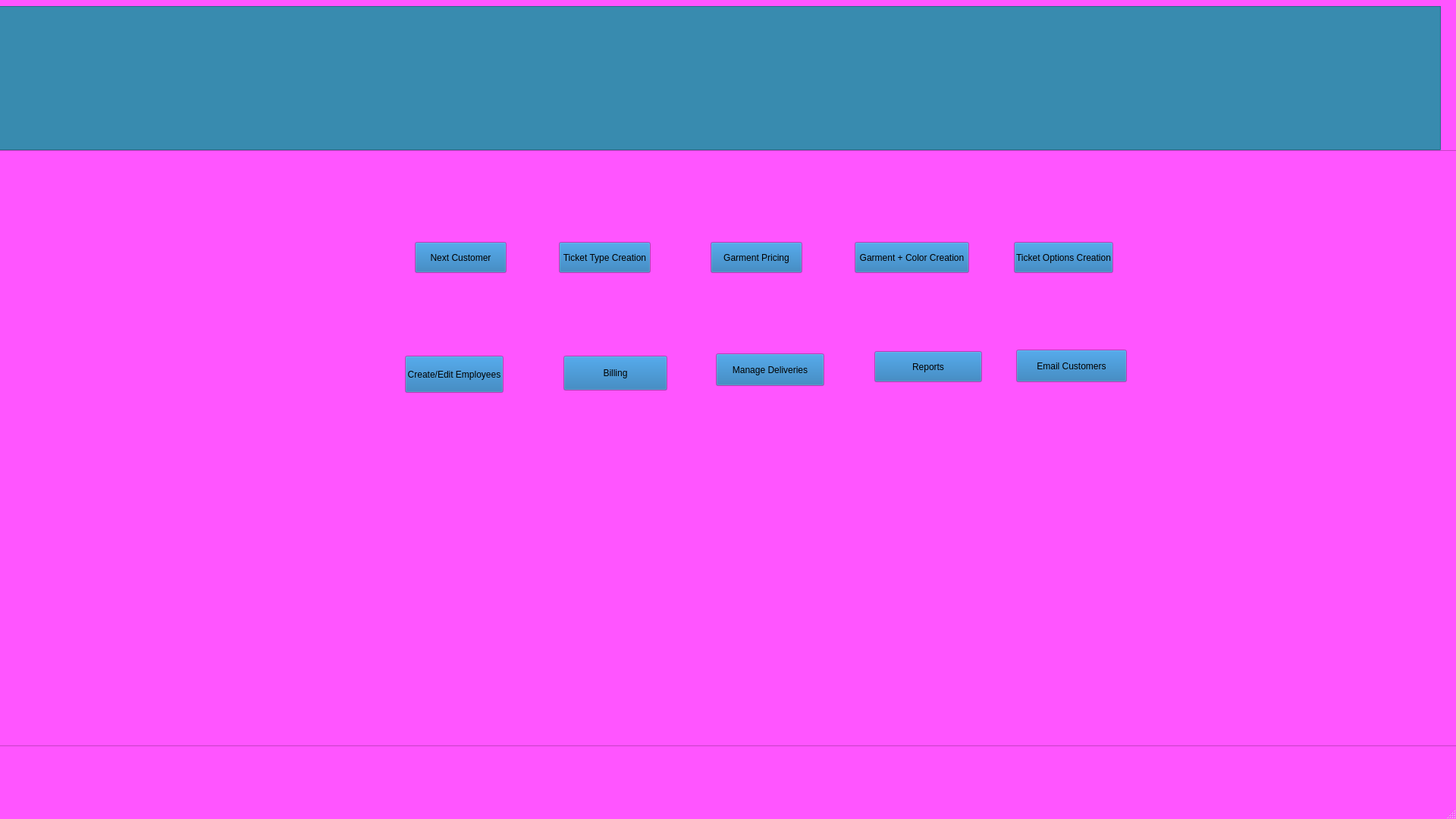
<?xml version="1.0" encoding="UTF-8"?>
<ui version="4.0">
 <class>Main</class>
 <widget class="QMainWindow" name="Main">
  <property name="geometry">
   <rect>
    <x>0</x>
    <y>0</y>
    <width>1920</width>
    <height>1080</height>
   </rect>
  </property>
  <property name="palette">
   <palette>
    <active>
     <colorrole role="WindowText">
      <brush brushstyle="SolidPattern">
       <color alpha="255">
        <red>255</red>
        <green>227</green>
        <blue>203</blue>
       </color>
      </brush>
     </colorrole>
     <colorrole role="Button">
      <brush brushstyle="SolidPattern">
       <color alpha="255">
        <red>26</red>
        <green>110</green>
        <blue>175</blue>
       </color>
      </brush>
     </colorrole>
     <colorrole role="Light">
      <brush brushstyle="SolidPattern">
       <color alpha="255">
        <red>136</red>
        <green>136</green>
        <blue>136</blue>
       </color>
      </brush>
     </colorrole>
     <colorrole role="Text">
      <brush brushstyle="SolidPattern">
       <color alpha="255">
        <red>255</red>
        <green>227</green>
        <blue>203</blue>
       </color>
      </brush>
     </colorrole>
     <colorrole role="ButtonText">
      <brush brushstyle="SolidPattern">
       <color alpha="255">
        <red>255</red>
        <green>227</green>
        <blue>203</blue>
       </color>
      </brush>
     </colorrole>
     <colorrole role="Base">
      <brush brushstyle="SolidPattern">
       <color alpha="255">
        <red>0</red>
        <green>0</green>
        <blue>0</blue>
       </color>
      </brush>
     </colorrole>
     <colorrole role="Window">
      <brush brushstyle="SolidPattern">
       <color alpha="255">
        <red>120</red>
        <green>131</green>
        <blue>170</blue>
       </color>
      </brush>
     </colorrole>
     <colorrole role="Shadow">
      <brush brushstyle="SolidPattern">
       <color alpha="255">
        <red>255</red>
        <green>227</green>
        <blue>203</blue>
       </color>
      </brush>
     </colorrole>
     <colorrole role="HighlightedText">
      <brush brushstyle="SolidPattern">
       <color alpha="255">
        <red>255</red>
        <green>227</green>
        <blue>203</blue>
       </color>
      </brush>
     </colorrole>
     <colorrole role="ToolTipBase">
      <brush brushstyle="SolidPattern">
       <color alpha="255">
        <red>255</red>
        <green>255</green>
        <blue>255</blue>
       </color>
      </brush>
     </colorrole>
     <colorrole role="ToolTipText">
      <brush brushstyle="SolidPattern">
       <color alpha="255">
        <red>255</red>
        <green>255</green>
        <blue>255</blue>
       </color>
      </brush>
     </colorrole>
     <colorrole role="PlaceholderText">
      <brush brushstyle="SolidPattern">
       <color alpha="128">
        <red>85</red>
        <green>0</green>
        <blue>255</blue>
       </color>
      </brush>
     </colorrole>
    </active>
    <inactive>
     <colorrole role="WindowText">
      <brush brushstyle="SolidPattern">
       <color alpha="255">
        <red>255</red>
        <green>227</green>
        <blue>203</blue>
       </color>
      </brush>
     </colorrole>
     <colorrole role="Button">
      <brush brushstyle="SolidPattern">
       <color alpha="255">
        <red>26</red>
        <green>110</green>
        <blue>175</blue>
       </color>
      </brush>
     </colorrole>
     <colorrole role="Window">
      <brush brushstyle="SolidPattern">
       <color alpha="255">
        <red>255</red>
        <green>85</green>
        <blue>255</blue>
       </color>
      </brush>
     </colorrole>
     <colorrole role="HighlightedText">
      <brush brushstyle="SolidPattern">
       <color alpha="255">
        <red>255</red>
        <green>227</green>
        <blue>203</blue>
       </color>
      </brush>
     </colorrole>
     <colorrole role="ToolTipBase">
      <brush brushstyle="SolidPattern">
       <color alpha="255">
        <red>255</red>
        <green>255</green>
        <blue>255</blue>
       </color>
      </brush>
     </colorrole>
    </inactive>
    <disabled>
     <colorrole role="Text">
      <brush brushstyle="SolidPattern">
       <color alpha="255">
        <red>255</red>
        <green>255</green>
        <blue>255</blue>
       </color>
      </brush>
     </colorrole>
     <colorrole role="ButtonText">
      <brush brushstyle="SolidPattern">
       <color alpha="255">
        <red>255</red>
        <green>255</green>
        <blue>255</blue>
       </color>
      </brush>
     </colorrole>
     <colorrole role="HighlightedText">
      <brush brushstyle="SolidPattern">
       <color alpha="255">
        <red>255</red>
        <green>227</green>
        <blue>203</blue>
       </color>
      </brush>
     </colorrole>
    </disabled>
   </palette>
  </property>
  <property name="windowTitle">
   <string>MainWindow</string>
  </property>
  <widget class="QWidget" name="centralwidget">
   <widget class="QFrame" name="frame">
    <property name="geometry">
     <rect>
      <x>-6</x>
      <y>198</y>
      <width>1941</width>
      <height>786</height>
     </rect>
    </property>
    <property name="frameShape">
     <enum>QFrame::Shape::StyledPanel</enum>
    </property>
    <property name="frameShadow">
     <enum>QFrame::Shadow::Raised</enum>
    </property>
    <widget class="QPushButton" name="ncbutton">
     <property name="geometry">
      <rect>
       <x>553</x>
       <y>121</y>
       <width>121</width>
       <height>41</height>
      </rect>
     </property>
     <property name="mouseTracking">
      <bool>false</bool>
     </property>
     <property name="contextMenuPolicy">
      <enum>Qt::ContextMenuPolicy::DefaultContextMenu</enum>
     </property>
     <property name="acceptDrops">
      <bool>false</bool>
     </property>
     <property name="text">
      <string>Next Customer</string>
     </property>
     <property name="autoRepeatDelay">
      <number>301</number>
     </property>
     <property name="default">
      <bool>false</bool>
     </property>
    </widget>
    <widget class="QPushButton" name="ttcbutton">
     <property name="geometry">
      <rect>
       <x>743</x>
       <y>121</y>
       <width>121</width>
       <height>41</height>
      </rect>
     </property>
     <property name="text">
      <string>Ticket Type Creation</string>
     </property>
    </widget>
    <widget class="QPushButton" name="garmpricingbutton">
     <property name="geometry">
      <rect>
       <x>943</x>
       <y>121</y>
       <width>121</width>
       <height>41</height>
      </rect>
     </property>
     <property name="text">
      <string>Garment Pricing</string>
     </property>
    </widget>
    <widget class="QPushButton" name="gandccbutton">
     <property name="geometry">
      <rect>
       <x>1133</x>
       <y>121</y>
       <width>151</width>
       <height>41</height>
      </rect>
     </property>
     <property name="text">
      <string>Garment + Color Creation</string>
     </property>
    </widget>
    <widget class="QPushButton" name="tocbutton">
     <property name="geometry">
      <rect>
       <x>1343</x>
       <y>121</y>
       <width>131</width>
       <height>41</height>
      </rect>
     </property>
     <property name="text">
      <string>Ticket Options Creation</string>
     </property>
    </widget>
    <widget class="QPushButton" name="createempbutton">
     <property name="geometry">
      <rect>
       <x>540</x>
       <y>271</y>
       <width>130</width>
       <height>49</height>
      </rect>
     </property>
     <property name="text">
      <string>Create/Edit Employees</string>
     </property>
    </widget>
    <widget class="QPushButton" name="managedeliveriesbutton">
     <property name="geometry">
      <rect>
       <x>950</x>
       <y>268</y>
       <width>143</width>
       <height>43</height>
      </rect>
     </property>
     <property name="text">
      <string>Manage Deliveries</string>
     </property>
    </widget>
    <widget class="QPushButton" name="reportsbutton">
     <property name="geometry">
      <rect>
       <x>1159</x>
       <y>265</y>
       <width>142</width>
       <height>41</height>
      </rect>
     </property>
     <property name="text">
      <string>Reports</string>
     </property>
    </widget>
    <widget class="QPushButton" name="billingbutton">
     <property name="geometry">
      <rect>
       <x>749</x>
       <y>271</y>
       <width>137</width>
       <height>46</height>
      </rect>
     </property>
     <property name="text">
      <string>Billing</string>
     </property>
    </widget>
    <widget class="QPushButton" name="emailcustbutton">
     <property name="geometry">
      <rect>
       <x>1346</x>
       <y>263</y>
       <width>146</width>
       <height>43</height>
      </rect>
     </property>
     <property name="text">
      <string>Email Customers</string>
     </property>
    </widget>
   </widget>
   <widget class="QFrame" name="bannerframe">
    <property name="geometry">
     <rect>
      <x>-32</x>
      <y>8</y>
      <width>1932</width>
      <height>190</height>
     </rect>
    </property>
    <property name="palette">
     <palette>
      <active>
       <colorrole role="WindowText">
        <brush brushstyle="SolidPattern">
         <color alpha="255">
          <red>0</red>
          <green>0</green>
          <blue>0</blue>
         </color>
        </brush>
       </colorrole>
       <colorrole role="Button">
        <brush brushstyle="SolidPattern">
         <color alpha="255">
          <red>56</red>
          <green>139</green>
          <blue>175</blue>
         </color>
        </brush>
       </colorrole>
       <colorrole role="Light">
        <brush brushstyle="SolidPattern">
         <color alpha="255">
          <red>89</red>
          <green>205</green>
          <blue>255</blue>
         </color>
        </brush>
       </colorrole>
       <colorrole role="Midlight">
        <brush brushstyle="SolidPattern">
         <color alpha="255">
          <red>72</red>
          <green>172</green>
          <blue>215</blue>
         </color>
        </brush>
       </colorrole>
       <colorrole role="Dark">
        <brush brushstyle="SolidPattern">
         <color alpha="255">
          <red>28</red>
          <green>69</green>
          <blue>87</blue>
         </color>
        </brush>
       </colorrole>
       <colorrole role="Mid">
        <brush brushstyle="SolidPattern">
         <color alpha="255">
          <red>37</red>
          <green>93</green>
          <blue>117</blue>
         </color>
        </brush>
       </colorrole>
       <colorrole role="Text">
        <brush brushstyle="SolidPattern">
         <color alpha="255">
          <red>0</red>
          <green>0</green>
          <blue>0</blue>
         </color>
        </brush>
       </colorrole>
       <colorrole role="BrightText">
        <brush brushstyle="SolidPattern">
         <color alpha="255">
          <red>255</red>
          <green>255</green>
          <blue>255</blue>
         </color>
        </brush>
       </colorrole>
       <colorrole role="ButtonText">
        <brush brushstyle="SolidPattern">
         <color alpha="255">
          <red>0</red>
          <green>0</green>
          <blue>0</blue>
         </color>
        </brush>
       </colorrole>
       <colorrole role="Base">
        <brush brushstyle="SolidPattern">
         <color alpha="255">
          <red>65</red>
          <green>65</green>
          <blue>65</blue>
         </color>
        </brush>
       </colorrole>
       <colorrole role="Window">
        <brush brushstyle="SolidPattern">
         <color alpha="255">
          <red>56</red>
          <green>139</green>
          <blue>175</blue>
         </color>
        </brush>
       </colorrole>
       <colorrole role="Shadow">
        <brush brushstyle="SolidPattern">
         <color alpha="255">
          <red>0</red>
          <green>0</green>
          <blue>0</blue>
         </color>
        </brush>
       </colorrole>
       <colorrole role="AlternateBase">
        <brush brushstyle="SolidPattern">
         <color alpha="255">
          <red>155</red>
          <green>197</green>
          <blue>215</blue>
         </color>
        </brush>
       </colorrole>
       <colorrole role="ToolTipBase">
        <brush brushstyle="SolidPattern">
         <color alpha="255">
          <red>255</red>
          <green>255</green>
          <blue>220</blue>
         </color>
        </brush>
       </colorrole>
       <colorrole role="ToolTipText">
        <brush brushstyle="SolidPattern">
         <color alpha="255">
          <red>0</red>
          <green>0</green>
          <blue>0</blue>
         </color>
        </brush>
       </colorrole>
       <colorrole role="PlaceholderText">
        <brush brushstyle="SolidPattern">
         <color alpha="127">
          <red>0</red>
          <green>0</green>
          <blue>0</blue>
         </color>
        </brush>
       </colorrole>
       <colorrole role="Accent">
        <brush brushstyle="SolidPattern">
         <color alpha="255">
          <red>255</red>
          <green>255</green>
          <blue>255</blue>
         </color>
        </brush>
       </colorrole>
      </active>
      <inactive>
       <colorrole role="WindowText">
        <brush brushstyle="SolidPattern">
         <color alpha="255">
          <red>0</red>
          <green>0</green>
          <blue>0</blue>
         </color>
        </brush>
       </colorrole>
       <colorrole role="Button">
        <brush brushstyle="SolidPattern">
         <color alpha="255">
          <red>56</red>
          <green>139</green>
          <blue>175</blue>
         </color>
        </brush>
       </colorrole>
       <colorrole role="Light">
        <brush brushstyle="SolidPattern">
         <color alpha="255">
          <red>89</red>
          <green>205</green>
          <blue>255</blue>
         </color>
        </brush>
       </colorrole>
       <colorrole role="Midlight">
        <brush brushstyle="SolidPattern">
         <color alpha="255">
          <red>72</red>
          <green>172</green>
          <blue>215</blue>
         </color>
        </brush>
       </colorrole>
       <colorrole role="Dark">
        <brush brushstyle="SolidPattern">
         <color alpha="255">
          <red>28</red>
          <green>69</green>
          <blue>87</blue>
         </color>
        </brush>
       </colorrole>
       <colorrole role="Mid">
        <brush brushstyle="SolidPattern">
         <color alpha="255">
          <red>37</red>
          <green>93</green>
          <blue>117</blue>
         </color>
        </brush>
       </colorrole>
       <colorrole role="Text">
        <brush brushstyle="SolidPattern">
         <color alpha="255">
          <red>0</red>
          <green>0</green>
          <blue>0</blue>
         </color>
        </brush>
       </colorrole>
       <colorrole role="BrightText">
        <brush brushstyle="SolidPattern">
         <color alpha="255">
          <red>255</red>
          <green>255</green>
          <blue>255</blue>
         </color>
        </brush>
       </colorrole>
       <colorrole role="ButtonText">
        <brush brushstyle="SolidPattern">
         <color alpha="255">
          <red>0</red>
          <green>0</green>
          <blue>0</blue>
         </color>
        </brush>
       </colorrole>
       <colorrole role="Base">
        <brush brushstyle="SolidPattern">
         <color alpha="255">
          <red>65</red>
          <green>65</green>
          <blue>65</blue>
         </color>
        </brush>
       </colorrole>
       <colorrole role="Window">
        <brush brushstyle="SolidPattern">
         <color alpha="255">
          <red>56</red>
          <green>139</green>
          <blue>175</blue>
         </color>
        </brush>
       </colorrole>
       <colorrole role="Shadow">
        <brush brushstyle="SolidPattern">
         <color alpha="255">
          <red>0</red>
          <green>0</green>
          <blue>0</blue>
         </color>
        </brush>
       </colorrole>
       <colorrole role="AlternateBase">
        <brush brushstyle="SolidPattern">
         <color alpha="255">
          <red>155</red>
          <green>197</green>
          <blue>215</blue>
         </color>
        </brush>
       </colorrole>
       <colorrole role="ToolTipBase">
        <brush brushstyle="SolidPattern">
         <color alpha="255">
          <red>255</red>
          <green>255</green>
          <blue>220</blue>
         </color>
        </brush>
       </colorrole>
       <colorrole role="ToolTipText">
        <brush brushstyle="SolidPattern">
         <color alpha="255">
          <red>0</red>
          <green>0</green>
          <blue>0</blue>
         </color>
        </brush>
       </colorrole>
       <colorrole role="PlaceholderText">
        <brush brushstyle="SolidPattern">
         <color alpha="127">
          <red>0</red>
          <green>0</green>
          <blue>0</blue>
         </color>
        </brush>
       </colorrole>
       <colorrole role="Accent">
        <brush brushstyle="SolidPattern">
         <color alpha="255">
          <red>255</red>
          <green>255</green>
          <blue>255</blue>
         </color>
        </brush>
       </colorrole>
      </inactive>
      <disabled>
       <colorrole role="WindowText">
        <brush brushstyle="SolidPattern">
         <color alpha="255">
          <red>28</red>
          <green>69</green>
          <blue>87</blue>
         </color>
        </brush>
       </colorrole>
       <colorrole role="Button">
        <brush brushstyle="SolidPattern">
         <color alpha="255">
          <red>56</red>
          <green>139</green>
          <blue>175</blue>
         </color>
        </brush>
       </colorrole>
       <colorrole role="Light">
        <brush brushstyle="SolidPattern">
         <color alpha="255">
          <red>89</red>
          <green>205</green>
          <blue>255</blue>
         </color>
        </brush>
       </colorrole>
       <colorrole role="Midlight">
        <brush brushstyle="SolidPattern">
         <color alpha="255">
          <red>72</red>
          <green>172</green>
          <blue>215</blue>
         </color>
        </brush>
       </colorrole>
       <colorrole role="Dark">
        <brush brushstyle="SolidPattern">
         <color alpha="255">
          <red>28</red>
          <green>69</green>
          <blue>87</blue>
         </color>
        </brush>
       </colorrole>
       <colorrole role="Mid">
        <brush brushstyle="SolidPattern">
         <color alpha="255">
          <red>37</red>
          <green>93</green>
          <blue>117</blue>
         </color>
        </brush>
       </colorrole>
       <colorrole role="Text">
        <brush brushstyle="SolidPattern">
         <color alpha="255">
          <red>28</red>
          <green>69</green>
          <blue>87</blue>
         </color>
        </brush>
       </colorrole>
       <colorrole role="BrightText">
        <brush brushstyle="SolidPattern">
         <color alpha="255">
          <red>255</red>
          <green>255</green>
          <blue>255</blue>
         </color>
        </brush>
       </colorrole>
       <colorrole role="ButtonText">
        <brush brushstyle="SolidPattern">
         <color alpha="255">
          <red>28</red>
          <green>69</green>
          <blue>87</blue>
         </color>
        </brush>
       </colorrole>
       <colorrole role="Base">
        <brush brushstyle="SolidPattern">
         <color alpha="255">
          <red>56</red>
          <green>139</green>
          <blue>175</blue>
         </color>
        </brush>
       </colorrole>
       <colorrole role="Window">
        <brush brushstyle="SolidPattern">
         <color alpha="255">
          <red>56</red>
          <green>139</green>
          <blue>175</blue>
         </color>
        </brush>
       </colorrole>
       <colorrole role="Shadow">
        <brush brushstyle="SolidPattern">
         <color alpha="255">
          <red>0</red>
          <green>0</green>
          <blue>0</blue>
         </color>
        </brush>
       </colorrole>
       <colorrole role="AlternateBase">
        <brush brushstyle="SolidPattern">
         <color alpha="255">
          <red>56</red>
          <green>139</green>
          <blue>175</blue>
         </color>
        </brush>
       </colorrole>
       <colorrole role="ToolTipBase">
        <brush brushstyle="SolidPattern">
         <color alpha="255">
          <red>255</red>
          <green>255</green>
          <blue>220</blue>
         </color>
        </brush>
       </colorrole>
       <colorrole role="ToolTipText">
        <brush brushstyle="SolidPattern">
         <color alpha="255">
          <red>0</red>
          <green>0</green>
          <blue>0</blue>
         </color>
        </brush>
       </colorrole>
       <colorrole role="PlaceholderText">
        <brush brushstyle="SolidPattern">
         <color alpha="127">
          <red>28</red>
          <green>69</green>
          <blue>87</blue>
         </color>
        </brush>
       </colorrole>
       <colorrole role="Accent">
        <brush brushstyle="SolidPattern">
         <color alpha="255">
          <red>73</red>
          <green>181</green>
          <blue>227</blue>
         </color>
        </brush>
       </colorrole>
      </disabled>
     </palette>
    </property>
    <property name="autoFillBackground">
     <bool>true</bool>
    </property>
    <property name="frameShape">
     <enum>QFrame::Shape::StyledPanel</enum>
    </property>
    <property name="frameShadow">
     <enum>QFrame::Shadow::Raised</enum>
    </property>
    <widget class="QLabel" name="chooseimage">
     <property name="geometry">
      <rect>
       <x>719</x>
       <y>2</y>
       <width>566</width>
       <height>184</height>
      </rect>
     </property>
     <property name="focusPolicy">
      <enum>Qt::FocusPolicy::WheelFocus</enum>
     </property>
     <property name="toolTipDuration">
      <number>-2</number>
     </property>
     <property name="locale">
      <locale language="Ewe" country="Ghana"/>
     </property>
     <property name="text">
      <string/>
     </property>
     <property name="pixmap">
      <pixmap>:/images/Logo2.jpg</pixmap>
     </property>
     <property name="scaledContents">
      <bool>true</bool>
     </property>
    </widget>
    <widget class="QLabel" name="hanger1">
     <property name="geometry">
      <rect>
       <x>31</x>
       <y>63</y>
       <width>190</width>
       <height>183</height>
      </rect>
     </property>
     <property name="autoFillBackground">
      <bool>false</bool>
     </property>
     <property name="text">
      <string/>
     </property>
     <property name="pixmap">
      <pixmap>../PyFiles2/resources/hanger3.png</pixmap>
     </property>
     <property name="scaledContents">
      <bool>true</bool>
     </property>
    </widget>
    <widget class="QLabel" name="hanger2">
     <property name="geometry">
      <rect>
       <x>127</x>
       <y>57</y>
       <width>201</width>
       <height>187</height>
      </rect>
     </property>
     <property name="autoFillBackground">
      <bool>false</bool>
     </property>
     <property name="text">
      <string/>
     </property>
     <property name="pixmap">
      <pixmap>../PyFiles2/resources/hanger4.png</pixmap>
     </property>
     <property name="scaledContents">
      <bool>true</bool>
     </property>
    </widget>
    <widget class="QLabel" name="hanger3">
     <property name="geometry">
      <rect>
       <x>308</x>
       <y>-2</y>
       <width>201</width>
       <height>187</height>
      </rect>
     </property>
     <property name="autoFillBackground">
      <bool>false</bool>
     </property>
     <property name="text">
      <string/>
     </property>
     <property name="pixmap">
      <pixmap>../PyFiles2/resources/hanger1.png</pixmap>
     </property>
     <property name="scaledContents">
      <bool>true</bool>
     </property>
    </widget>
    <widget class="QLabel" name="hanger4">
     <property name="geometry">
      <rect>
       <x>523</x>
       <y>4</y>
       <width>186</width>
       <height>184</height>
      </rect>
     </property>
     <property name="autoFillBackground">
      <bool>false</bool>
     </property>
     <property name="text">
      <string/>
     </property>
     <property name="pixmap">
      <pixmap>../PyFiles2/resources/hanger2.png</pixmap>
     </property>
     <property name="scaledContents">
      <bool>true</bool>
     </property>
    </widget>
    <widget class="QLabel" name="hanger8">
     <property name="geometry">
      <rect>
       <x>1809</x>
       <y>5</y>
       <width>186</width>
       <height>184</height>
      </rect>
     </property>
     <property name="autoFillBackground">
      <bool>false</bool>
     </property>
     <property name="text">
      <string/>
     </property>
     <property name="pixmap">
      <pixmap>../PyFiles2/resources/hanger2.png</pixmap>
     </property>
     <property name="scaledContents">
      <bool>true</bool>
     </property>
    </widget>
    <widget class="QLabel" name="hanger6">
     <property name="geometry">
      <rect>
       <x>1407</x>
       <y>62</y>
       <width>201</width>
       <height>187</height>
      </rect>
     </property>
     <property name="autoFillBackground">
      <bool>false</bool>
     </property>
     <property name="text">
      <string/>
     </property>
     <property name="pixmap">
      <pixmap>../PyFiles2/resources/hanger4.png</pixmap>
     </property>
     <property name="scaledContents">
      <bool>true</bool>
     </property>
    </widget>
    <widget class="QLabel" name="hanger5">
     <property name="geometry">
      <rect>
       <x>1305</x>
       <y>66</y>
       <width>190</width>
       <height>183</height>
      </rect>
     </property>
     <property name="autoFillBackground">
      <bool>false</bool>
     </property>
     <property name="text">
      <string/>
     </property>
     <property name="pixmap">
      <pixmap>../PyFiles2/resources/hanger3.png</pixmap>
     </property>
     <property name="scaledContents">
      <bool>true</bool>
     </property>
    </widget>
    <widget class="QLabel" name="hanger7">
     <property name="geometry">
      <rect>
       <x>1576</x>
       <y>4</y>
       <width>201</width>
       <height>187</height>
      </rect>
     </property>
     <property name="autoFillBackground">
      <bool>false</bool>
     </property>
     <property name="text">
      <string/>
     </property>
     <property name="pixmap">
      <pixmap>../PyFiles2/resources/hanger1.png</pixmap>
     </property>
     <property name="scaledContents">
      <bool>true</bool>
     </property>
    </widget>
   </widget>
  </widget>
  <widget class="QStatusBar" name="statusbar"/>
  <action name="actionAdd_Image">
   <property name="text">
    <string>Add Image</string>
   </property>
   <property name="shortcut">
    <string>Ctrl+Alt+I</string>
   </property>
   <property name="menuRole">
    <enum>QAction::MenuRole::ApplicationSpecificRole</enum>
   </property>
  </action>
 </widget>
 <resources>
  <include location="../PyFiles2/resources/resources.qrc"/>
 </resources>
 <connections/>
</ui>
